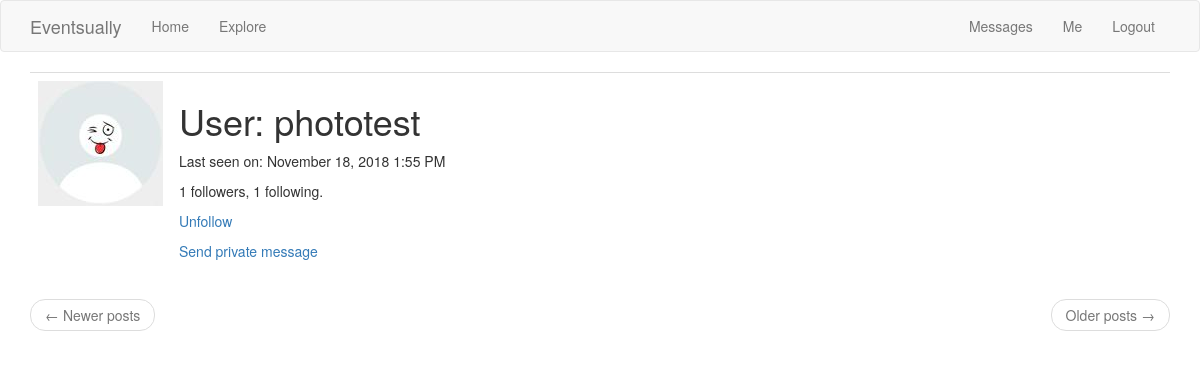
/user/phototest (signed in), run on an earlier commit of the app's database.
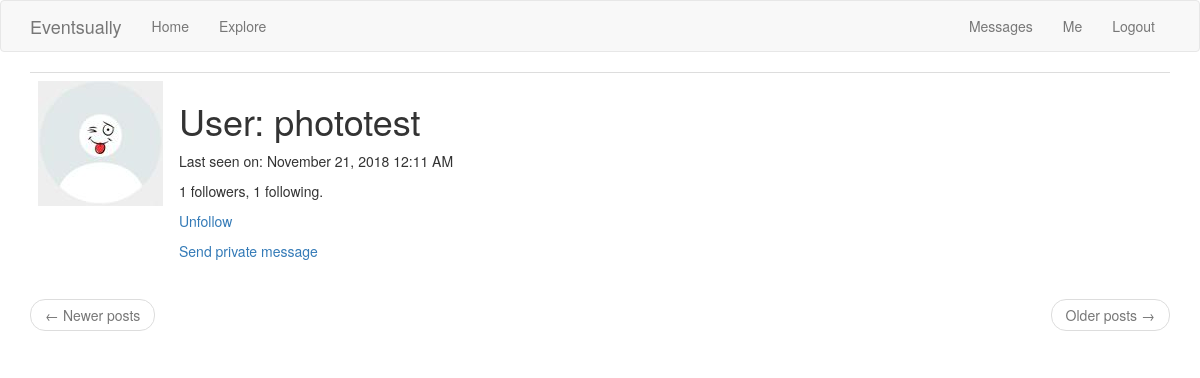
And on a later commit of the database.
### app/models.py (models this page shows, shortened)
class User(UserMixin, db.Model):
    id = db.Column(db.Integer, primary_key=True)
    username = db.Column(db.String(64), index=True, unique=True)
    email = db.Column(db.String(120), index=True, unique=True)
    password_hash = db.Column(db.String(128))
    profilepic = db.Column(db.String(50))
    posts = db.relationship('Post', backref='author', lazy='dynamic')
    about_me = db.Column(db.String(200))
    last_seen = db.Column(db.DateTime, default=datetime.utcnow)
    followed = db.relationship(
        'User', secondary=followers,
        primaryjoin=(followers.c.follower_id == id),
        secondaryjoin=(followers.c.followed_id == id),
        backref=db.backref('followers', lazy='dynamic'), lazy='dynamic')
    messages_sent = db.relationship('Message',foreign_keys='Message.sender_id',backref='author', lazy='dynamic')
    messages_received = db.relationship('Message',foreign_keys='Message.recipient_id',backref='recipient', lazy='dynamic')
    last_message_read_time = db.Column(db.DateTime)
    notifications = db.relationship('Notification', backref='user',lazy='dynamic')
    def is_following(self, user):
        return self.followed.filter(
            followers.c.followed_id == user.id).count() > 0
    def new_messages(self):
        last_read_time = self.last_message_read_time or datetime(1900, 1, 1)
        return Message.query.filter_by(recipient=self).filter(
            Message.timestamp > last_read_time).count()

### main.py (the view)
@app.route('/user/<username>')
@login_required
def user(username):
    user = User.query.filter_by(username=username).first_or_404()
    image_file = url_for('static', filename='profile_pics/' + user.profilepic)
    page = request.args.get('page', 1, type=int)
    posts = user.posts.order_by(Post.timestamp.desc()).paginate(
        page, app.config['POSTS_PER_PAGE'], False)
    next_url = url_for('user', username=user.username, page=posts.next_num) \
        if posts.has_next else None
    prev_url = url_for('user', username=user.username, page=posts.prev_num) \
        if posts.has_prev else None
    return render_template('user.html', user=user, posts=posts.items,
                           next_url=next_url, prev_url=prev_url, image_file=image_file)

### app/models.py (called while the page is built)
@login.user_loader
def load_user(id):
    return User.query.get(int(id))

### main.py (called while the page is built)
@app.before_request
def before_request():
    if current_user.is_authenticated:
        current_user.last_seen = datetime.utcnow()
        db.session.commit()

### app/templates/user.html (shortened to what this page needs)
{% extends "base.html" %}
{% block app_content %}
    <table class="table table-hover">
        <tr>
          {% if image_file %}
            <td width="50px"><img src="{{ image_file }}"></td>
          {% endif %}
            <td>
                <h1>User: {{ user.username }}</h1>
                {% if user.last_seen %}
                <p>Last seen on: {{ moment(user.last_seen).format('LLL') }}</p>
                {% endif %}
                <p>{{ user.followers.count() }} followers, {{ user.followed.count() }} following.</p>
                {% if user == current_user %}
                <p><a href="{{ url_for('edit_profile') }}">Edit your profile</a></p>
                {% elif not current_user.is_following(user) %}
                <p><a href="{{ url_for('follow', username=user.username) }}">Follow</a></p>
                {% else %}
                <p><a href="{{ url_for('unfollow', username=user.username) }}">Unfollow</a></p>
                {% endif %}
                {% if user != current_user %}
                <p><a href="{{ url_for('send_message', recipient=user.username) }}">{{ 'Send private message' }}</a></p>
                {% endif %}
            </td>
        </tr>
    </table>
    <nav aria-label="...">
        <ul class="pager">
            <li class="previous{% if not prev_url %} disabled{% endif %}">
                <a href="{{ prev_url or '#' }}">
                    <span aria-hidden="true">&larr;</span> Newer posts
                </a>
            </li>
            <li class="next{% if not next_url %} disabled{% endif %}">
                <a href="{{ next_url or '#' }}">
                    Older posts <span aria-hidden="true">&rarr;</span>
                </a>
            </li>
        </ul>
    </nav>
{% endblock %}

What changed in the data, as far as the page shows it:
changed User "phototest": last_seen "November 18, 2018 1:55 PM" → "November 21, 2018 12:11 AM"
